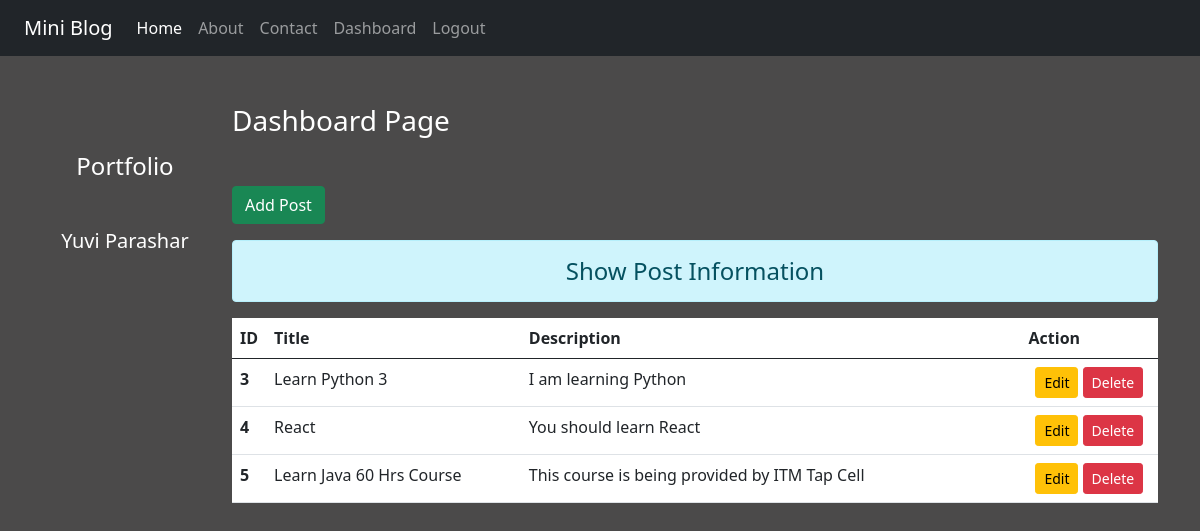
/dashboard/ (signed in), run on the app's committed database.
### blog/models.py (models this page shows)
class Post(models.Model):
    title = models.CharField(max_length=150)
    desc = models.TextField()

### blog/views.py (the view)
# urls.py: path('dashboard/', views.dashboard, name='dashboard'),
def dashboard(request):
    if request.user.is_authenticated:
        posts = Post.objects.all()
        user = request.user
        full_name = user.get_full_name()
        gps = user.groups.all()
        return render(request, 'blog/dashboard.html', {'posts' : posts, 'full_name':full_name, 'groups':gps} )
    else:
        return HttpResponseRedirect('/login/')

### blog/templates/blog/dashboard.html (shortened to what this page needs)
{% extends 'blog/base.html' %}
{% load static %}
{% block side %}
<div class="col-sm-2 text-white my-5 text-center">
    <h4 class="my-5">Portfolio</h4>
    <h5> {{full_name}} </h5>
</div>
{% endblock side %}
{% block content %}
<div class="col-sm-10">
    <h3 class="text-white my-5">Dashboard Page</h3>
    <a href="{% url 'addpost' %}" class="btn btn-success">Add Post</a>
    <h4 class="text-center alert alert-info mt-3">Show Post Information</h4>
        {% if posts %}
            <table class="table table-hover bg-white">
                <thead>
                    <tr class="text center">
                        <th scope="col" style="width: 2%;">ID</th>
                        <th scope="col" style="width: 28%;">Title</th>
                        <th scope="col" style="width: 55%;">Description</th>
                        <th scope="col" style="width: 15%;">Action</th>
                    </tr>
                </thead>
                <tbody>
                    {% for post in posts %}
                        <tr>
                            <th scope="row"> {{post.id}} </th>
                            <td> {{post.title}} </td>
                            <td> {{post.desc}} </td>
                            <td class="text-center">
                                <a href="{% url 'updatepost' post.id %}" class="btn btn-warning btn-sm">Edit</a>
                                {% if perms.blog.delete_post %}
                                <form action="{% url 'deletepost' post.id %}" method="POST" class="d-inline">
                                    <input type="submit" class="btn btn-danger btn-sm" value="Delete">
                                </form>
                                {% endif %}
                            </td>
                        </tr>
                    {%endfor%}
                </tbody>
            </table>
        {% else %}
            <h4 class="text-center alert alert-warning">No Records</h4>
        {% endif %}
</div>
{% endblock content %}

### blog/templates/blog/base.html (shortened to what this page needs)
<!DOCTYPE html>
{% load static %}
<html lang="en">
<head>
    <link rel="stylesheet" href="{% static 'blog/css/bootstrap.css' %}">
    <link rel="stylesheet" href="{% static 'blog/css/style.css' %}">
</head>
<body>
    <div class="container-fluid bg-dark">
        {% include 'blog/navbar.html' %}
    </div>
    <div class="container">
        <div class="row">
            {% block side %}
            {% endblock side %}
            {% block content %}
            {% endblock content %}
        </div>
    </div>
</body>
</html>

### blog/templates/blog/navbar.html (shortened to what this page needs)
<nav class="navbar navbar-expand-lg navbar-dark bg-dark">
  <div class="container-fluid">
    <a class="navbar-brand" href="#">Mini Blog</a>
    <div class="collapse navbar-collapse" id="navbarNav">
      <ul class="navbar-nav">
        <li class="nav-item">
          <a class="nav-link active" aria-current="page" href="/">Home</a>
        </li>
        <li class="nav-item">
          <a class="nav-link" href="{% url 'about' %}">About</a>
        </li>
        <li class="nav-item">
          <a class="nav-link" href="{%url 'contact'%}">Contact</a>
        </li>
        {% if request.user.is_authenticated %}
        <li class="nav-item">
          <a class="nav-link" href="{%url 'dashboard'%}">Dashboard</a>
        </li>
        <li class="nav-item">
          <a class="nav-link" href="{%url 'logout'%}">Logout</a>
        </li>
      {% endif %}
      </ul>
    </div>
  </div>
</nav>

### blog/static/blog/css/style.css (style rules this page uses)
body { background-color: rgb(75,74,74); color: antiquewhite; }
form { color: rgb(177, 168, 168); }

### data on the page
Post: id "3", title "Learn Python 3", desc "I am learning Python"
Post: id "4", title "React", desc "You should learn React"
Post: id "5", title "Learn Java 60 Hrs Course", desc "This course is being provided by ITM Tap Cell"

### other printed values
{{ full_name }} "Yuvi Parashar"
